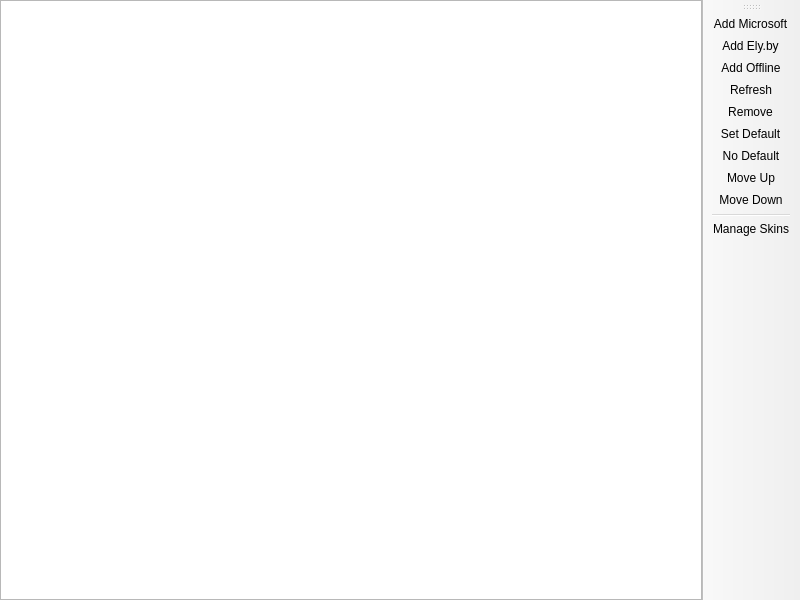
<?xml version="1.0" encoding="UTF-8"?>
<ui version="4.0">
 <class>AccountListPage</class>
 <widget class="QMainWindow" name="AccountListPage">
  <property name="geometry">
   <rect>
    <x>0</x>
    <y>0</y>
    <width>800</width>
    <height>600</height>
   </rect>
  </property>
  <widget class="QWidget" name="centralwidget">
   <layout class="QHBoxLayout" name="horizontalLayout">
    <property name="leftMargin">
     <number>0</number>
    </property>
    <property name="topMargin">
     <number>0</number>
    </property>
    <property name="rightMargin">
     <number>0</number>
    </property>
    <property name="bottomMargin">
     <number>0</number>
    </property>
    <item>
     <widget class="VersionListView" name="listView">
      <property name="alternatingRowColors">
       <bool>true</bool>
      </property>
      <property name="rootIsDecorated">
       <bool>false</bool>
      </property>
      <property name="itemsExpandable">
       <bool>false</bool>
      </property>
      <property name="allColumnsShowFocus">
       <bool>true</bool>
      </property>
      <attribute name="headerStretchLastSection">
       <bool>false</bool>
      </attribute>
     </widget>
    </item>
   </layout>
  </widget>
  <widget class="WideBar" name="toolBar">
   <attribute name="toolBarArea">
    <enum>RightToolBarArea</enum>
   </attribute>
   <attribute name="toolBarBreak">
    <bool>false</bool>
   </attribute>
   <addaction name="actionAddMicrosoft"/>
   <addaction name="actionAddEly"/>
   <addaction name="actionAddOffline"/>
   <addaction name="actionRefresh"/>
   <addaction name="actionRemove"/>
   <addaction name="actionSetDefault"/>
   <addaction name="actionNoDefault"/>
   <addaction name="actionMoveUp"/>
   <addaction name="actionMoveDown"/>
   <addaction name="separator"/>
   <addaction name="actionManageSkins"/>
  </widget>
  <action name="actionSetDefault">
   <property name="text">
    <string>&amp;Set Default</string>
   </property>
  </action>
  <action name="actionNoDefault">
   <property name="checkable">
    <bool>true</bool>
   </property>
   <property name="text">
    <string>&amp;No Default</string>
   </property>
  </action>
  <action name="actionManageSkins">
   <property name="text">
    <string>&amp;Manage Skins</string>
   </property>
   <property name="toolTip">
    <string>Manage Skins</string>
   </property>
  </action>
  <action name="actionAddMicrosoft">
   <property name="text">
    <string>&amp;Add Microsoft</string>
   </property>
  </action>
  <action name="actionAddEly">
   <property name="text">
    <string>Add &amp;Ely.by</string>
   </property>
   <property name="toolTip">
    <string>Sign in with a free Ely.by account for your own skin and cape</string>
   </property>
  </action>
  <action name="actionAddOffline">
   <property name="text">
    <string>Add &amp;Offline</string>
   </property>
  </action>
  <action name="actionRefresh">
   <property name="text">
    <string>&amp;Refresh</string>
   </property>
   <property name="toolTip">
    <string>Refresh the account tokens</string>
   </property>
  </action>
  <action name="actionRemove">
   <property name="text">
    <string>Remo&amp;ve</string>
   </property>
  </action>
  <action name="actionMoveUp">
   <property name="text">
    <string>Move &amp;Up</string>
   </property>
  </action>
  <action name="actionMoveDown">
   <property name="text">
    <string>Move &amp;Down</string>
   </property>
  </action>
 </widget>
 <customwidgets>
  <customwidget>
   <class>VersionListView</class>
   <extends>QTreeView</extends>
   <header>ui/widgets/VersionListView.h</header>
  </customwidget>
  <customwidget>
   <class>WideBar</class>
   <extends>QToolBar</extends>
   <header>ui/widgets/WideBar.h</header>
  </customwidget>
 </customwidgets>
 <resources/>
 <connections/>
</ui>
